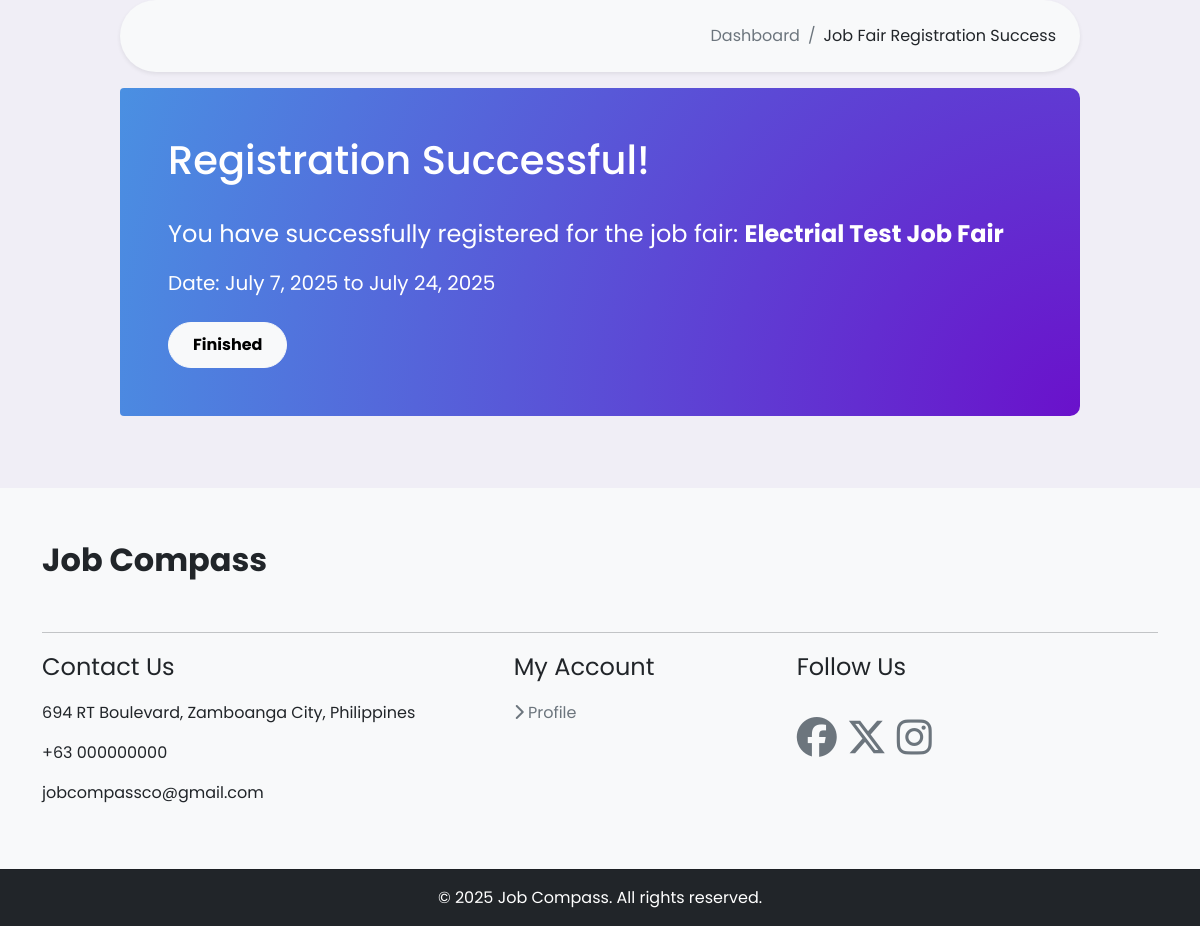
Screenshot of /job/job-fair/1/success/ (signed in) with the database file from the repository.
### job/models.py (models this page shows, shortened)
class JobFair(models.Model):
    event_held_choices = (
        ('Onsite', 'Onsite'),
        ('Virtual', 'Virtual'),
        ('Hybrid', 'Hybrid')
    )
    user = models.ForeignKey(User, on_delete=models.CASCADE)
    title = models.CharField(max_length=100, blank=True)
    company = models.ForeignKey(Company, on_delete=models.CASCADE)
    industry = models.ForeignKey(Industry, on_delete=models.DO_NOTHING, null=True, blank=True)
    location = models.ForeignKey(Address, on_delete=models.SET_NULL, null=True, blank=True, related_name='jobfair')
    url_location = models.URLField(null=True, blank=True)
    description = models.TextField(blank=True)
    fair_event_held = models.CharField(max_length=20, choices=event_held_choices, blank=True)
    start_date = models.DateField(null=True, blank=True)
    end_date = models.DateField(null=True, blank=True)
    start_time = models.TimeField(null=True, blank=True)
    end_time = models.TimeField(null=True, blank=True)
    contact_email = models.EmailField(null=True, blank=True)
    contact_phone = models.CharField(max_length=15, blank=True)
    max_attendees = models.IntegerField(null=True, blank=True)
    application_starts =models.DateField(null=True, blank=True)
    application_deadline = models.DateField(null=True, blank=True)
    image = CloudinaryField(
        'images',
        folder='job-fair',
        default = "https://res.cloudinary.com/di2hrzuyq/image/upload/v1733062519/luabhrtwak2aeu98sq71.jpg"
    )
    is_featured = models.BooleanField(default=False)
    is_active = models.BooleanField(default=True)
    posted_date = models.DateTimeField(auto_now_add=True)

### job/views.py (the view)
# urls.py: path('job-fair/<int:pk>/success/', views.jobfair_success, name='jobfair_success'),
@login_required(login_url='login')
def jobfair_success(request, pk):
    job_fair = get_object_or_404(JobFair, pk=pk)
    return render(request, 'job/jobfair_success.html', {'job_fair': job_fair})

### templates/job/jobfair_success.html (shortened to what this page needs)
{% extends 'users/base.html' %}
{% load humanize %}
{% load widget_tweaks %}
{% block content %}
    <div class="container-container custom-container mb-5">
        <div aria-label="breadcrumb" class="custombreadcrumb bg-light p-4 mb-3 shadow-sm">
            <ol class="breadcrumb mb-0 d-flex justify-content-end">
                <li class="breadcrumb-item"><a href="{% url 'dashboard' %}" class="text-decoration-none text-dark text-muted">Dashboard</a></li>
                <li class="breadcrumb-item active text-dark" aria-current="page">Job Fair Registration Success</li>
            </ol>
        </div>
        <div class="d-flex align-items-center">
            <section class="applicantbanner w-100 h-100 p-5 bg-light rounded-start mb-4">
                <h1>Registration Successful!</h1>
                <br>
                <p class="fs-4">You have successfully registered for the job fair: <strong>{{ job_fair.title }}</strong></p>
                <p class="fs-5">Date: {{ job_fair.start_date }} to {{ job_fair.end_date }}</p>
                <a href="{% url 'job-fair' %}" class="btn btn-light fw-bold btn-md customButton px-4 mt-2">Finished</a>
            </section>
        </div>
    </div>
{% endblock %}

### static/CSS/main.css (style rules this page uses)
:root { --color-white: #ffffff; --color-light: hsl(252, 30%, 95%); --color-gray: hsl(252, 15%, 65%); --color-primary: #ad0000; --color-secondary: #003af9; --color-tertiary: #DDE5B6; --color-success: hsl(120, 95%, 65%); --color-danger: hsl(0, 95%, 60%); --color-dark: hsl(252, 30%, 17%); --color-black: hsl(252, 30%, 10%); --border-radius: 2rem; --card-border-radius: 1rem; --btn-padding: 0.6rem 2rem; --search-padding: 0.6rem 1rem; --card-padding: 1rem; --sticky-top-left: 5.4rem; --sticky-top-right: -18rem; --font-poppins: 'Poppins', sans-serif; --marquee-width: 100vw; --marquee-height: 20vh; --marquee-elements-displayed: 5; --marquee-element-width: calc(var(--marquee-width) / var(--marquee-elements-displayed)); --marquee-animation-duration: calc(var(--marquee-elements) * 3s); --sb-track-color: #ececec; --sb-thumb-color: #aeb2bd; --sb-size: 3px; }
body { font-family: var(--font-poppins); background-color: var(--color-light); font-size: 1rem; opacity: 1; overflow-y: scroll; margin: 0; height: 100vh; }
.customButton { border-radius: 1.5rem; padding: 10px; }
.custombreadcrumb { border-radius: 5rem; }
.applicantbanner { color: white; padding: 2rem; border-radius: 10px; background-image: radial-gradient(circle at 100% 100%, #6a11cb,#4a90e2); }
.container-container { width: 65vw; max-width: 75vw; margin: 0 auto; }
.custom-container { border-radius: 2rem; }
@media (min-width: 500px) { .container-container { width: 80vw; max-width: 80vw; } }

### rows the page displays
JobFair: title "Electrial Test Job Fair", start_date "July 7, 2025", end_date "July 24, 2025"
